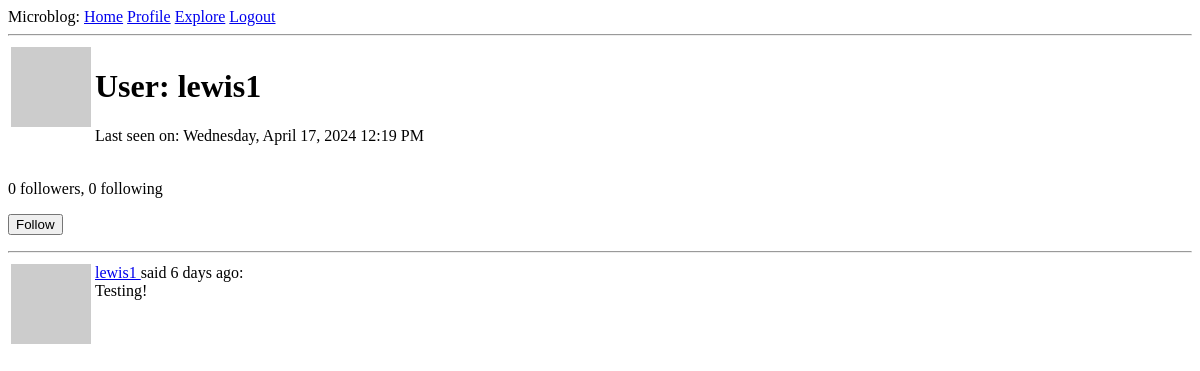
The page /user/lewis1 (signed in) on the database as committed earlier.
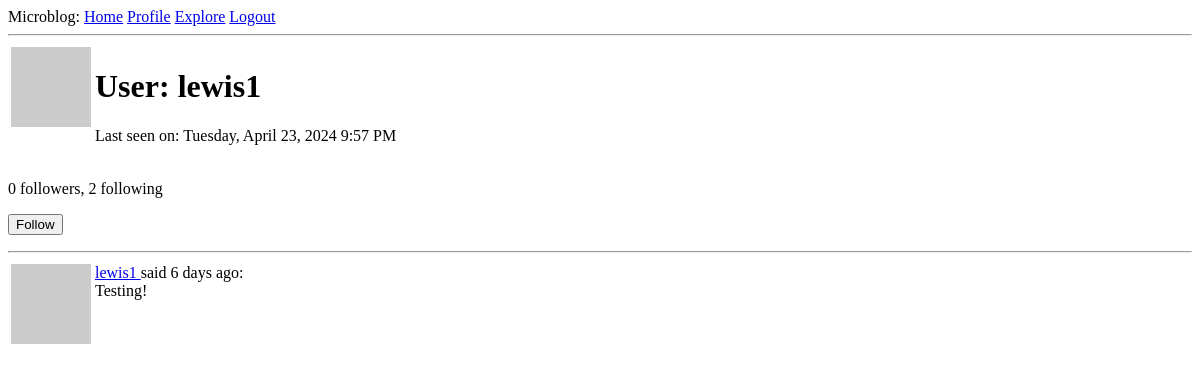
The same page on the database as committed later.
### app/models.py (models this page shows, shortened)
class User(UserMixin, db.Model):
    id: so.Mapped[int] = so.mapped_column(primary_key=True)
    username: so.Mapped[str] = so.mapped_column(sa.String(64), index=True, unique=True)
    email: so.Mapped[str] = so.mapped_column(sa.String(120), index=True, unique=True)
    password_hash: so.Mapped[Optional[str]] = so.mapped_column(sa.String(256))
    posts: so.WriteOnlyMapped['Post'] = so.relationship(
        back_populates='author')
    def avatar(self, size):
        digest = md5(self.email.lower().encode('utf-8')).hexdigest()
        return f'https://www.gravatar.com/avatar/{digest}?d=identicon&s={size}'
    about_me: so.Mapped[Optional[str]] = so.mapped_column(sa.String(140))
    last_seen: so.Mapped[Optional[datetime]] = so.mapped_column(
        default=lambda: datetime.now(timezone.utc))
    following: so.WriteOnlyMapped['User'] = so.relationship(
        secondary=followers, primaryjoin=(followers.c.follower_id == id),
        secondaryjoin=(followers.c.followed_id == id),
        back_populates='followers')
    followers: so.WriteOnlyMapped['User'] = so.relationship(
        secondary=followers, primaryjoin=(followers.c.followed_id == id),
        secondaryjoin=(followers.c.follower_id == id),
        back_populates='following')
    def is_following(self, user):
        query = self.following.select().where(User.id == user.id)
        return db.session.scalar(query) is not None
    def followers_count(self):
        query = sa.select(sa.func.count()).select_from(
            self.followers.select().subquery())
        return db.session.scalar(query)
    def following_count(self):
        query = sa.select(sa.func.count()).select_from(
            self.following.select().subquery())
        return db.session.scalar(query)

### app/routes.py (the view)
@app.route('/user/<username>')
@login_required
def user(username):
    user = db.first_or_404(sa.select(User).where(User.username == username))
    page = request.args.get('page', 1, type=int)
    query = user.posts.select().order_by(Post.timestamp.desc())
    posts = db.paginate(query, page=page, per_page=app.config['POSTS_PER_PAGE'], error_out=False)
    next_url = url_for('user', username=user.username, page=posts.next_num) \
        if posts.has_next else None
    prev_url = url_for('user', username=user.username, page=posts.prev_num) \
        if posts.has_prev else None
    form = EmptyForm()
    return render_template('user.html', user=user, posts=posts, next_url=next_url,
                           prev_url=prev_url, form=form)

### app/forms.py
class EmptyForm(FlaskForm):
    submit = SubmitField('Submit')

### app/models.py (called while the page is built)
@login.user_loader
def load_user(id):
    return db.session.get(User, int(id))

### app/routes.py (called while the page is built)
@app.before_request
def before_request():
    if current_user.is_authenticated:
        current_user.last_seen = datetime.now(timezone.utc)
        db.session.commit()

### app/templates/user.html (shortened to what this page needs)
{% extends "base.html" %}
{% block content %}
    <table>
        <tr valign="top">
            <td><img src="{{ user.avatar(128) }}" alt="avatar"></td>
            <td>
                <h1>User: {{ user.username }}</h1>
                {% if user.last_seen %}
                    <p>Last seen on: {{ moment(user.last_seen).format('LLLL') }}</p>
                {% endif %}
            </td>
        </tr>
    </table>
    <p>{{ user.followers_count() }} followers, {{ user.following_count() }} following</p>
    {% if user == current_user %}
    <p><a href="{{ url_for('edit_profile') }}">Edit your profile</a></p>
    {% elif not current_user.is_following(user) %}
    <p>
        <form action="{{ url_for('follow', username=user.username) }}" method="post">
            {{ form.submit(value='Follow') }}
        </form>
    </p>
    {% endif %}
    <hr>
    {% for post in posts %}
        {% include '_post.html' %}
    {% endfor %}
{% endblock %}

Rows that differ between the two databases and show on the page:
changed User "lewis1": last_seen "Wednesday, April 17, 2024 12:19 PM" → "Tuesday, April 23, 2024 9:57 PM"
Other text that changed with them:
{{ user.following_count() }}: "0" → "2"
